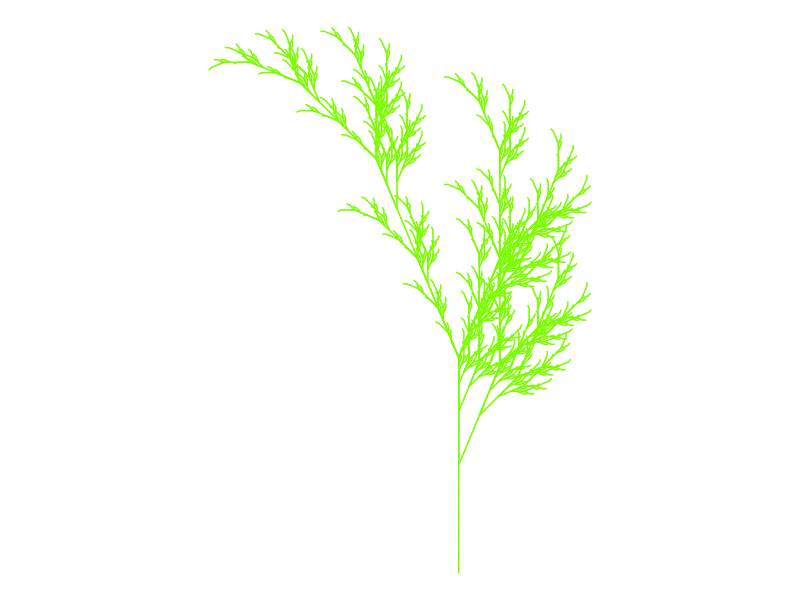

Here is the R script that generated this plot:
## ---- chunk 1
#| warning: false
#| label: fig-lawngreen
#| fig-cap: "lawngreen"

# Install packages

# install.packages("gsubfn")
# install.packages("tidyverse")
library(gsubfn)
library(tidyverse)

# Define elements in plant art
# Each image corresponds to a different axiom, rules, angle and depth

# Leaf of Fall

axiom="X"
rules=list("X"="F-[[X]+X]+F[+FX]-X", "F"="FF")
angle=22.5
depth=6


for (i in 1:depth) axiom=gsubfn(".", rules, axiom)

actions=str_extract_all(axiom, "\\d*\\+|\\d*\\-|F|L|R|\\[|\\]|\\|") %>% unlist

status=data.frame(x=numeric(0), y=numeric(0), alfa=numeric(0))
points=data.frame(x1 = 0, y1 = 0, x2 = NA, y2 = NA, alfa=90, depth=1)


# Generating data
# Note: may take a minute or two

for (action in actions)
{
  if (action=="F")
  {
    x=points[1, "x1"]+cos(points[1, "alfa"]*(pi/180))
    y=points[1, "y1"]+sin(points[1, "alfa"]*(pi/180))
    points[1,"x2"]=x
    points[1,"y2"]=y
    data.frame(x1 = x, y1 = y, x2 = NA, y2 = NA,
               alfa=points[1, "alfa"],
               depth=points[1,"depth"]) %>% rbind(points)->points
  }
  if (action %in% c("+", "-")){
    alfa=points[1, "alfa"]
    points[1, "alfa"]=eval(parse(text=paste0("alfa",action, angle)))
  }
  if(action=="["){
    data.frame(x=points[1, "x1"], y=points[1, "y1"], alfa=points[1, "alfa"]) %>%
      rbind(status) -> status
    points[1, "depth"]=points[1, "depth"]+1
  }
  
  if(action=="]"){
    depth=points[1, "depth"]
    points[-1,]->points
    data.frame(x1=status[1, "x"], y1=status[1, "y"], x2=NA, y2=NA,
               alfa=status[1, "alfa"],
               depth=depth-1) %>%
      rbind(points) -> points
    status[-1,]->status
  }
}

ggplot() +
  geom_segment(aes(x = x1, y = y1, xend = x2, yend = y2),
               lineend = "round",
               color="lawngreen", # Set your own Fall color?
               data=na.omit(points)) +
  coord_fixed(ratio = 1) +
  theme_void() # No grid nor axes
